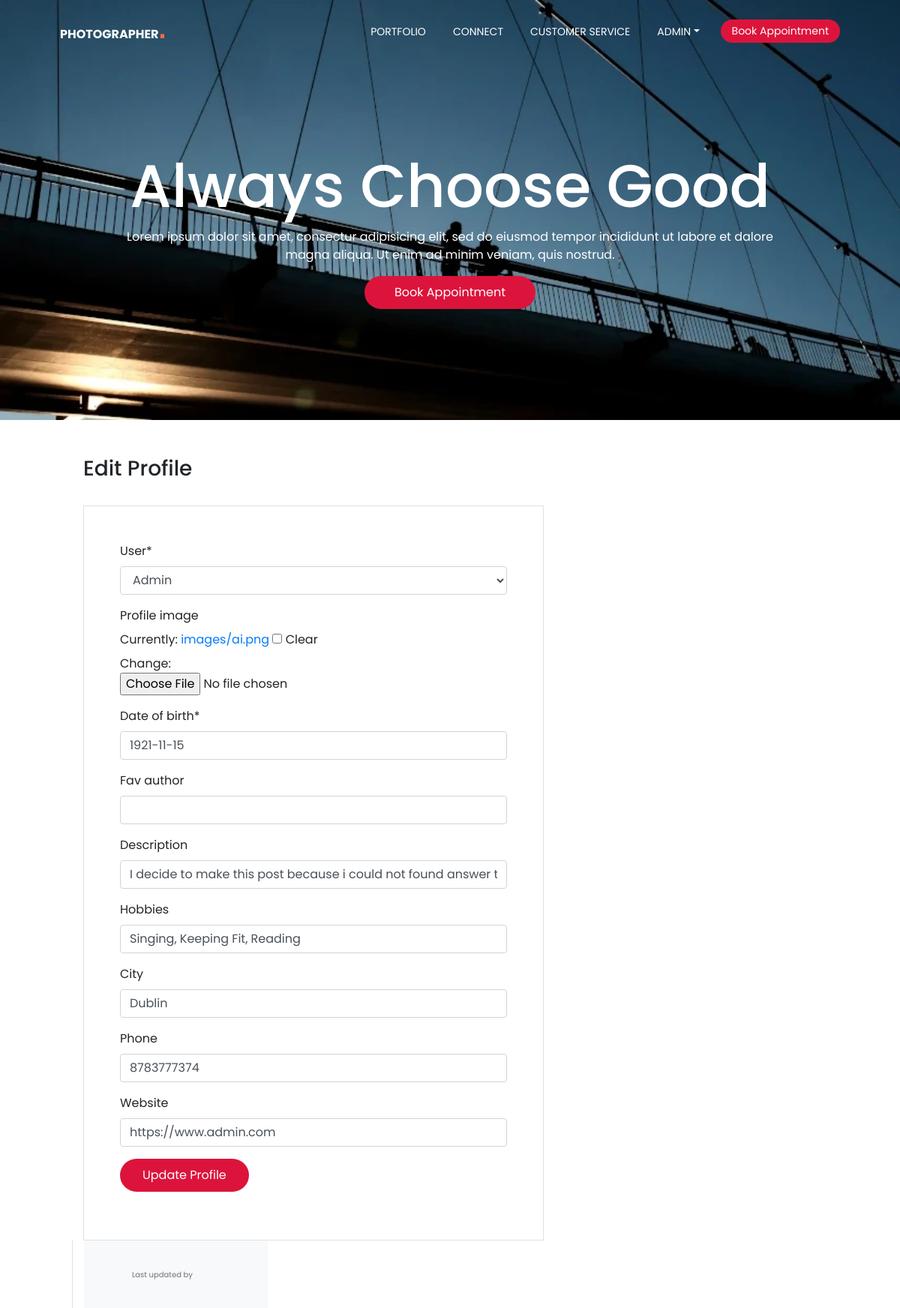
The app's page /accounts/edit_profile/ (signed in, upper part), older data.
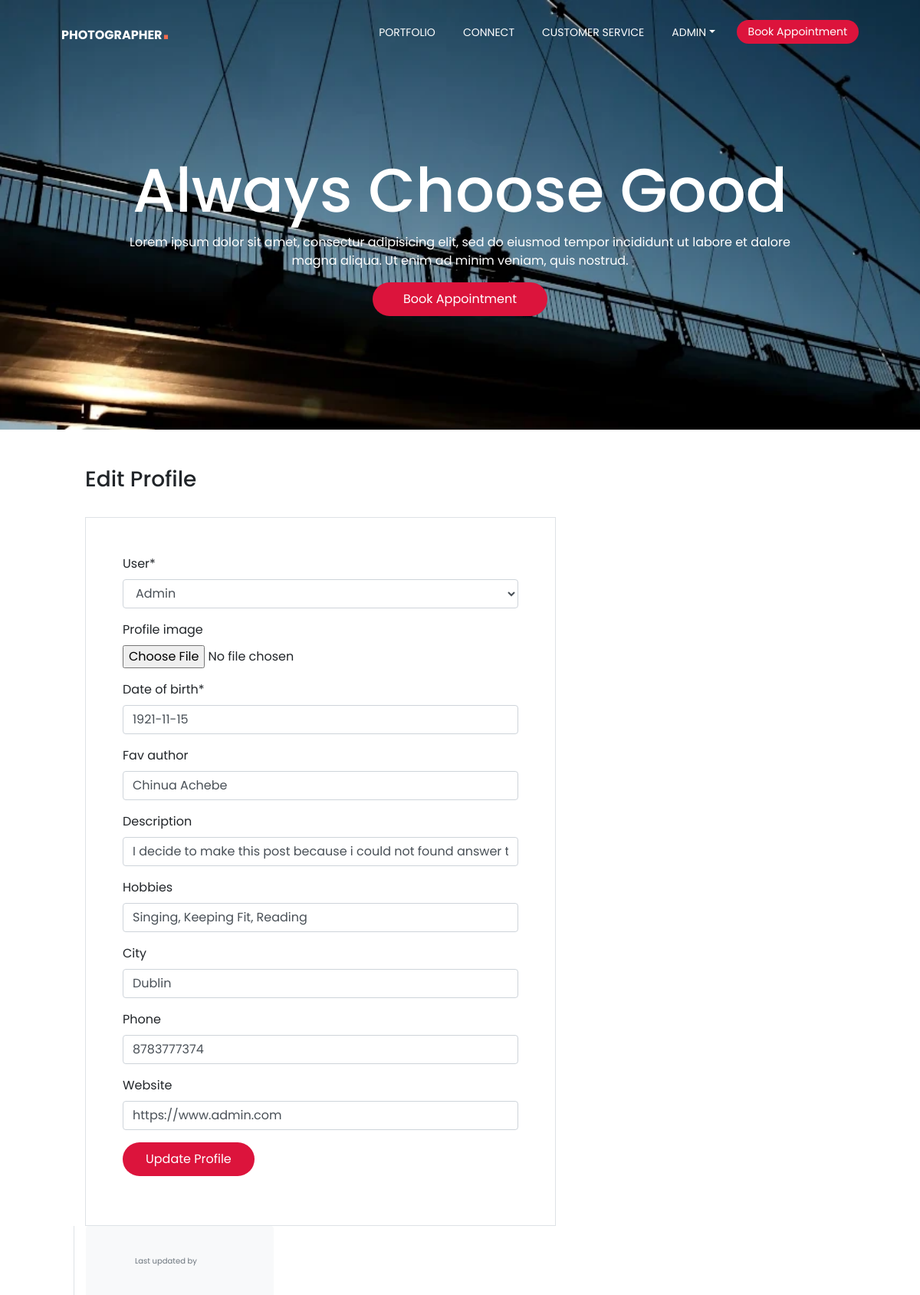
The same page, newer data.
### accounts/models.py (models this page shows, shortened)
class Profile(models.Model):
    user = models.OneToOneField(
        User, null=True, on_delete=models.CASCADE)
    profile_image = models.ImageField(default='static/images/avatar.png', upload_to='static/images/', null=True, blank=True)
    date_of_birth = models.DateField(null=False, blank = False)
    fav_author = models.CharField(max_length=255, null=True, blank=True)
    description = models.CharField(max_length=1000, null=True, blank=True)
    hobbies = models.CharField(max_length=50, null=True, blank=True)
    city = models.CharField(max_length=50, null=True, blank=True)
    phone = models.IntegerField(null=True, blank=True)
    website = models.URLField(max_length=50, null=True, blank=True)

### accounts/views.py (the view)
# urls.py: path('edit_profile/', UserEditView.as_view(), name='edit_profile'),
class UserEditView(UpdateView):
    model = Profile
    template_name = 'registration/edit_profile.html'
    fields = '__all__'
    success_url = reverse_lazy('accounts:myprofile')
    def get_object(self):
        return self.request.user.profile

### accounts/templates/registration/edit_profile.html (shortened to what this page needs)
{% extends 'base.html' %} {% block content %} {% load crispy_forms_tags %}
<section class="banner2 mtop pb-5" id="banner">
  <div class="content">
    <h2>Always Choose Good</h2>
    <p>
      Lorem ipsum dolor sit amet, consectur adipisicing elit, sed do eiusmod
      tempor incididunt ut labore et dalore magna aliqua. Ut enim ad minim
      veniam, quis nostrud.
    </p>
    <a href="{% url 'booking' %}" class="btn btn-light btn-rounded bk_ap"
      >Book Appointment</a
    >
  </div>
</section>
<main role="main" class="container-fluid m-5">
  <div class="row">
    <div class="col-md-7 blog-main mx-5 ">
      {% if user.is_authenticated %}
      <h3>Edit Profile</h3>
      <br />
      <form class="border p-5" method="POST">
        {{ form|crispy }}
        <input class="btn btn-success" type="submit" value="Update Profile" />
      </form>
      {% else %} You're not allowed here {% endif %}
    </div>
    <aside class="col-md-3 blog-sidebar border-left mx-5">
      <div class="p-4 mb-3 bg-light rounded">
        <small class="text-muted photo-date">
          Last updated {{photo.date}} by {{photo.author}}</small
        >
        <p class="card-text py-4">
        </p>
      </div>
    </aside>
  </div>
</main>
{% endblock content %}

Row changes from the older to the newer data that the page shows:
changed Profile "Admin": fav_author (not shown) → "Chinua Achebe"
Text that changed along with them:
form field form: "☐" → (not shown)
text no longer shown: "User * Profile image Currently: images/ai.png Clear Change: Date of birth * Fav author Description Hobbies City Phone Website"
text now shown: "User * Profile image Date of birth * Fav author Description Hobbies City Phone Website"
